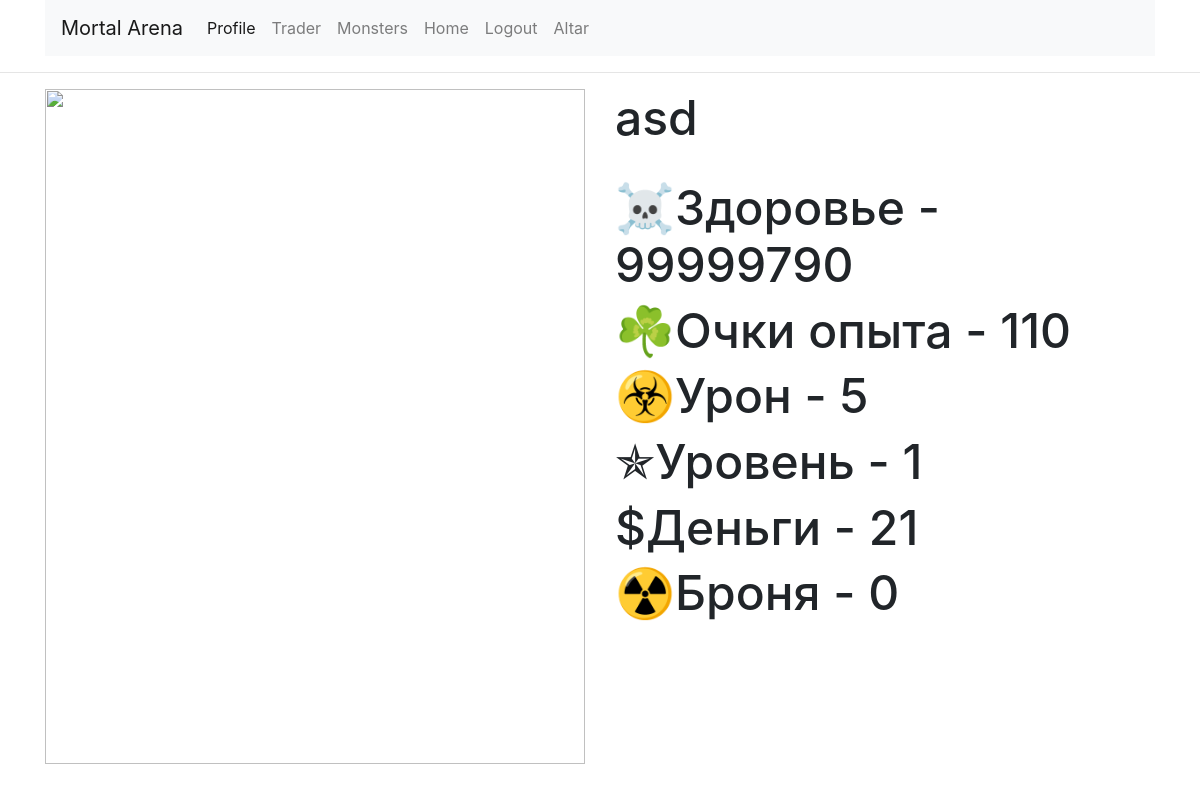
The app's page /profile (signed in) with its own data.
### app/models.py (models this page shows, shortened)
class User(UserMixin, db.Model):
    id = db.Column(db.Integer, primary_key=True)
    username = db.Column(db.String(64), index=True, unique=True)
    email = db.Column(db.String(120), index=True, unique=True)
    password_hash = db.Column(db.String(128))
    posts = db.relationship('Post', backref='author', lazy='dynamic')
    xp = db.Column(db.Integer, default=0)
    hp =db.Column(db.Integer, default=30)
    damage = db.Column(db.Integer, default=5)
    armor =db.Column(db.Integer, default=0)
    level = db.Column(db.Integer, default=1)
    money = db.Column(db.Integer, default=10)

### app/routes.py (the view)
@app.route('/profile')
@login_required
def profile():
    return render_template('profile.html', user=current_user, monsters=monsters)

### app/models.py (called while the page is built)
@login.user_loader
def load_user(id):
    return User.query.get(int(id))

### app/templates/profile.html (shortened to what this page needs)
{% extends "base.html" %}
{% block content %}
    <div class="container">
        <div class="row">
            <div class="col-6">
                <img src="https://vignette.wikia.nocookie.net/stronghold/images/3/32/Рыцарь.png/revision/latest/top-crop/width/360/height/450?cb=20130205131714&path-prefix=ru" alt="" height="675px" width="540px">
            </div>
            <div class="col-6">
                <h3><font size = "24">{{user.username}}</h3></font>
                <br>
                <h5><font size = "24">&#9760;Здоровье - {{user.hp}}</h5></font>
                <h5><font size = "24">&#9752;Очки опыта - {{user.xp}}</h5></font>
                <h5><font size = "24">&#9763;Урон - {{user.damage}}</h5></font>
                <h5><font size = "24">&#10031;Уровень - {{user.level}}</h5></font>
                <h5><font size = "24">&#36;Деньги - {{user.money}}</h5></font>
                <h5><font size = "24">&#9762;Броня - {{user.armor}}</h5></font>
            </div>
        </div>
    </div>
{% endblock %}

### app/templates/profile.html (style rules this page uses)
body { background-image: url(https://luxfon.com/images/201203/luxfon.com_1193.jpg); background-size: cover }

### records on screen
User: username "asd", hp "99999790", xp "110", damage "5", level "1", money "21", armor "0"
